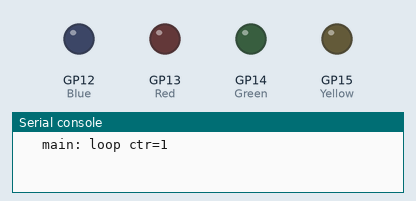
This program was run on a simulated Raspberry Pi Pico running MicroPython. Shown: output pins drawn as LEDs (lit = HIGH), the last lines printed to the serial console.

Above: at 0.12 s.
At 0.62 s:
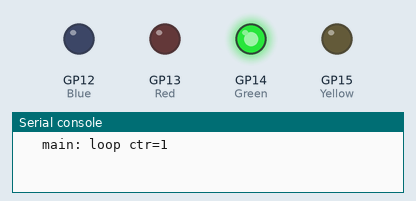
At 1.12 s:
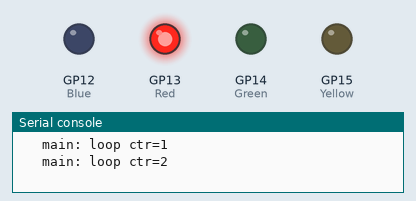
At 2.37 s:
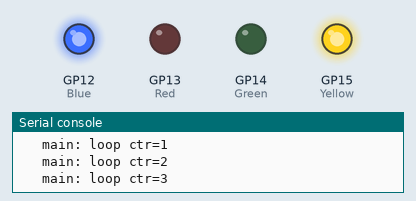
At 3.62 s:
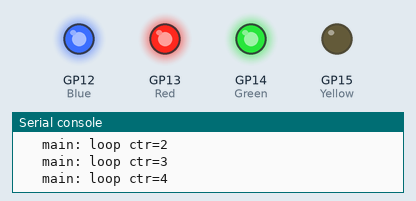
At 4.87 s:
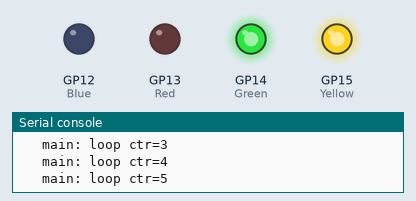
Timing chart, 0 to 5.2 s (numbered marks = the images above):
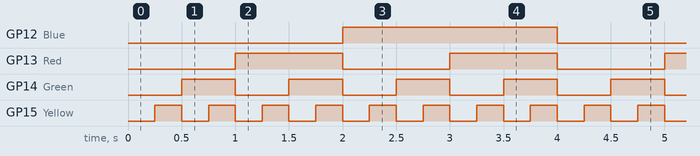

Measured:
- by itself, GP12 (Blue): alternates HIGH for 2.0 s and LOW for 2.0 s
- by itself, GP13 (Red): alternates HIGH for 1.0 s and LOW for 1.0 s
- by itself, GP14 (Green): alternates HIGH for 0.50 s and LOW for 0.50 s
- by itself, GP15 (Yellow): alternates HIGH for 0.25 s and LOW for 0.25 s

The program:

Timer-Many_ANR.py
```python
# Multiple timers running at timeouts; main loop runs independently  ANR
# Main loop runs without interruption

# LEDs on GPIO 12,13,14,15  (board pins 16,17,19,20)

# See fritzing file for wiring

import machine
import utime

Blue   = machine.Pin(12,machine.Pin.OUT)
Red    = machine.Pin(13,machine.Pin.OUT)
Green  = machine.Pin(14,machine.Pin.OUT)
Yellow = machine.Pin(15,machine.Pin.OUT)

#Create handlers for the timer IRQ
def Blue_Blinker(Source):
    Blue.toggle()

def Red_Blinker(Source):
    Red.toggle()

def Green_Blinker(Source):
    Green.toggle()

def Yellow_Blinker(Source):
    Yellow.toggle()


#Periodic timers to run continuously - 1 for each LED
#Timers run at a base of 1 millisecond (.001) seconds
#1 would be 1 millisecond
#500 would be 1/2 second
#1000 would be 1 second
#10000 would be 10 seconds
Blue_Timer   = machine.Timer(period=2000, mode=machine.Timer.PERIODIC, callback=Blue_Blinker)
Red_Timer    = machine.Timer(period=1000, mode=machine.Timer.PERIODIC, callback=Red_Blinker)
Green_Timer  = machine.Timer(period=500, mode=machine.Timer.PERIODIC, callback=Green_Blinker)
Yellow_Timer = machine.Timer(period=250, mode=machine.Timer.PERIODIC, callback=Yellow_Blinker)

#Create a main loop to keep the program running
#in this loop you would do all your other work
loop_ctr = 0
saved_irq_state = None
try:
    while True:
        loop_ctr += 1
        print(f"   main: loop ctr={loop_ctr}")

        # Try disabling - it kills the hardware time, so also kills utime.sleep()!
        # So it never recovers.
        #if loop_ctr > 5:
        #    print("*** DISABLING INTERRUPTS!  ***")
        #    saved_irq_state = machine.disable_irq()

        utime.sleep(1)

        #if saved_irq_state is not None:
        #    machine.enable_irq(saved_irq_state)
        #    saved_irq_state = None
        #    print("+++ ENABLED interrupts!")

except KeyboardInterrupt as ex:
    print(f"MAIN: keyboard interrupt.  Do cleanup.")

    #Turn off the timers so the program terminates cleanly
    Blue_Timer.deinit()
    Red_Timer.deinit()
    Green_Timer.deinit()
    Yellow_Timer.deinit()

    # Give time for the timers to shut down
    # Else the LEDs may not turn off in the steps below
    #utime.sleep(1) NOT NEEDED if you use the try/except(?!)

    #Turn off all the LEDs so keep things tidy
    #Blue.value(0)
    #Red.value(0)
    #Green.value(0)
    #Yellow.value(0)
    # A bit more obvious(!)
    Blue.off()
    Red.off()
    Green.off()
    Yellow.off()

print("End of MAIN")

### end ###
```
